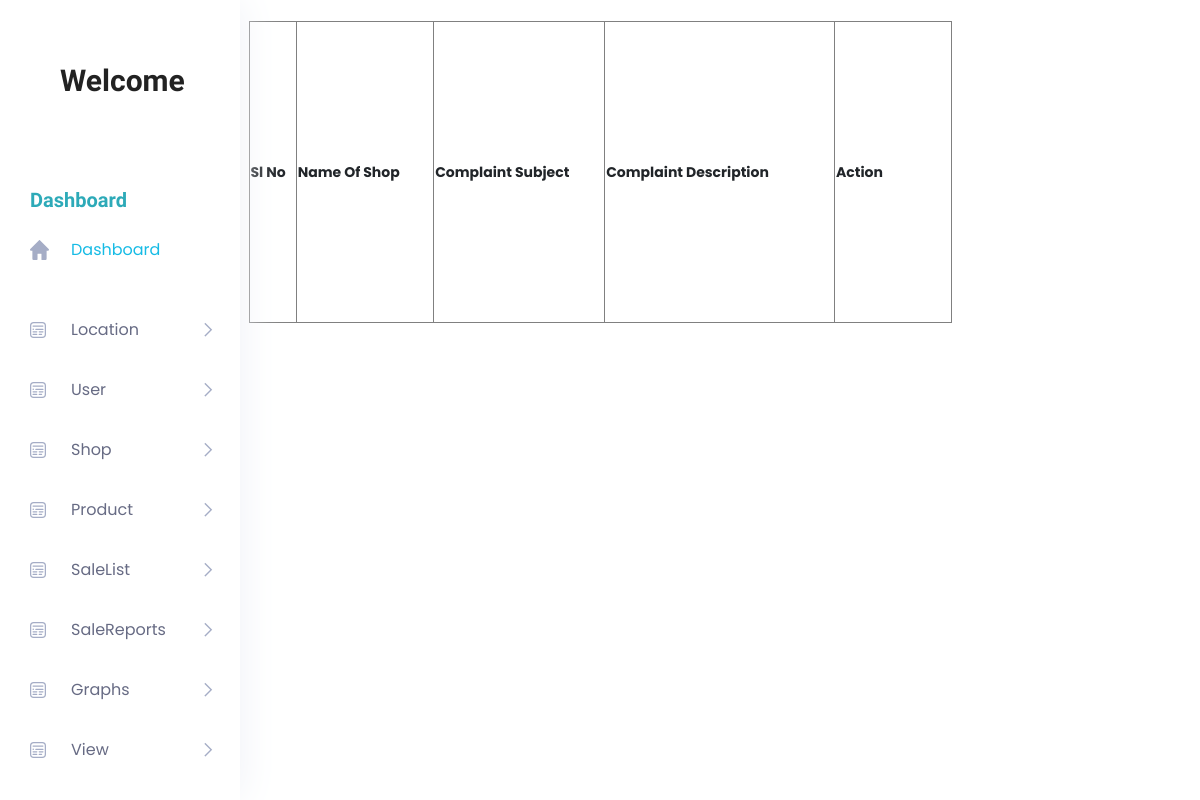
Page /Project/Admin/ShopComplaint.php on the earlier database version.
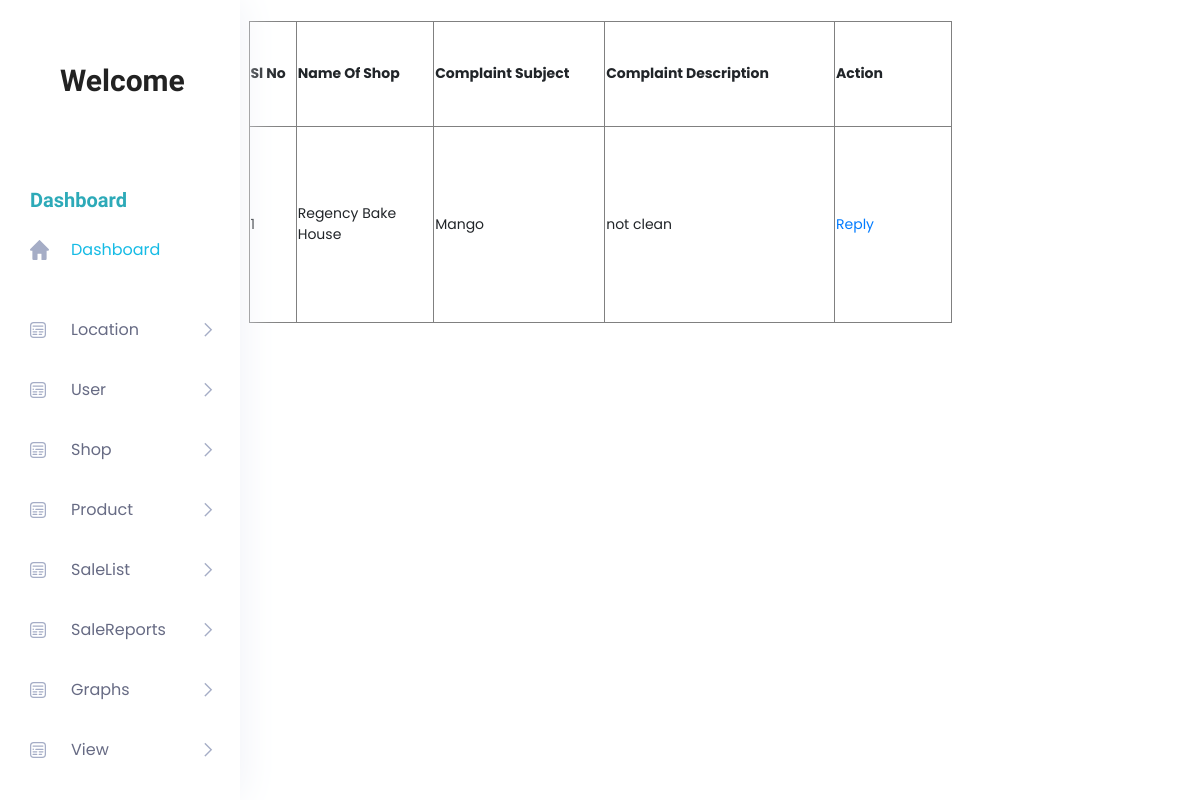
Same page on the later database version.
### tables this page shows
CREATE TABLE `tbl_complaint` (
  `complaint_id` int(11) NOT NULL,
  `complaint_date` date NOT NULL DEFAULT current_timestamp(),
  `complaint_subject` varchar(500) NOT NULL,
  `complaint_details` varchar(200) NOT NULL,
  `complaint_status` int(11) NOT NULL DEFAULT 0,
  `complaint_reply` varchar(500) NOT NULL,
  `complaint_replydate` date NOT NULL DEFAULT current_timestamp(),
  `user_id` int(11) NOT NULL,
  `shop_id` int(11) NOT NULL,
  `product_id` int(11) NOT NULL DEFAULT 0
);

CREATE TABLE `tbl_shop` (
  `shop_id` int(11) NOT NULL,
  `shop_name` varchar(50) NOT NULL,
  `shop_address` varchar(50) NOT NULL,
  `shop_email` varchar(50) NOT NULL,
  `shop_contact` varchar(50) NOT NULL,
  `shop_password` varchar(50) NOT NULL,
  `shop_photo` varchar(200) NOT NULL,
  `shop_proof` varchar(200) NOT NULL,
  `shop_status` int(11) NOT NULL,
  `place_id` int(11) NOT NULL
);

### Project/Admin/ShopComplaint.php (the view, shortened to what this page needs)
<?php
			include("../Assets/Connection/Connection.php");
?>
<!DOCTYPE html PUBLIC "-//W3C//DTD XHTML 1.0 Transitional//EN" "http://www.w3.org/TR/xhtml1/DTD/xhtml1-transitional.dtd">
<html xmlns="http://www.w3.org/1999/xhtml">
<head>
</head>
<body>
<a href="HomePage.php">Home</a>
 <?php
include("Head.php");
?>
<form id="form1" name="form1" method="post" action="">
 <center> <table width="703" height="302" border="1">
    <tr>
      <th width="45" scope="col">Sl No</th>
      <th width="131" scope="col">Name Of Shop</th>
      <th width="163" scope="col">Complaint Subject</th>
      <th width="219" scope="col">Complaint Description</th>
      <th width="111" scope="col">Action</th>
    </tr>
     <?php
	$selectQry="select * from tbl_complaint c inner join tbl_shop u on c.shop_id=u.shop_id  where complaint_status='0'";
	$row=$conn->query($selectQry);
	$i=0;
	while($data=$row->fetch_assoc())
	{
	$i++;
	?>
    <tr>
      <td><?php echo $i ?></td>
      <td><?php echo $data["shop_name"] ?></td>
      <td><?php echo $data["complaint_subject"] ?></td>
      <td><?php echo $data["complaint_details"] ?></td>
      <td><a href="ComplaintReply.php?compID=<?php echo $data["complaint_id"]?>">Reply</a></td> </tr>
    <?php
	}
	?>
  </table>
  </center>
</form>
<?php
include("Foot.php");
?>
<p>&nbsp;</p>
</body>
</html>
<!DOCTYPE html PUBLIC "-//W3C//DTD XHTML 1.0 Transitional//EN" "http://www.w3.org/TR/xhtml1/DTD/xhtml1-transitional.dtd">
<html xmlns="http://www.w3.org/1999/xhtml">
<head>
</head>
<body>
</body>
</html>

Differences in the rows shown:
added tbl_complaint: shop.shop_name "Regency Bake House", complaint_subject "Mango", complaint_details "not clean"
